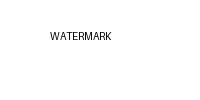

The Python source for this figure:
from PIL import Image, ImageDraw, ImageFont

# Создаём изображение с текстом
img = Image.new('L', (200, 100), color='white')
draw = ImageDraw.Draw(img)
draw.text((50, 30), "WATERMARK", fill='black')
img.save("watermark.png")
print("Водяной знак создан: watermark.png")
